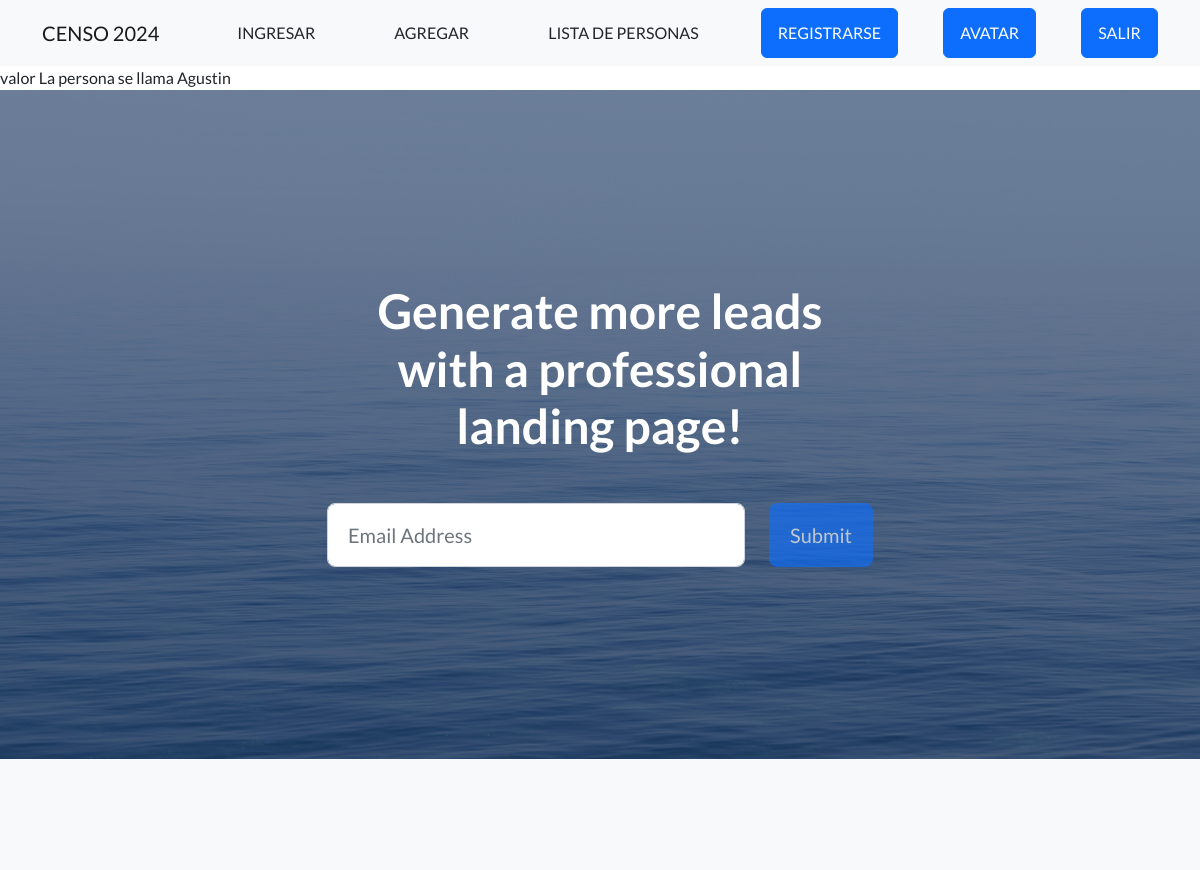
The page /app/show/ (upper part) on the database as committed earlier.
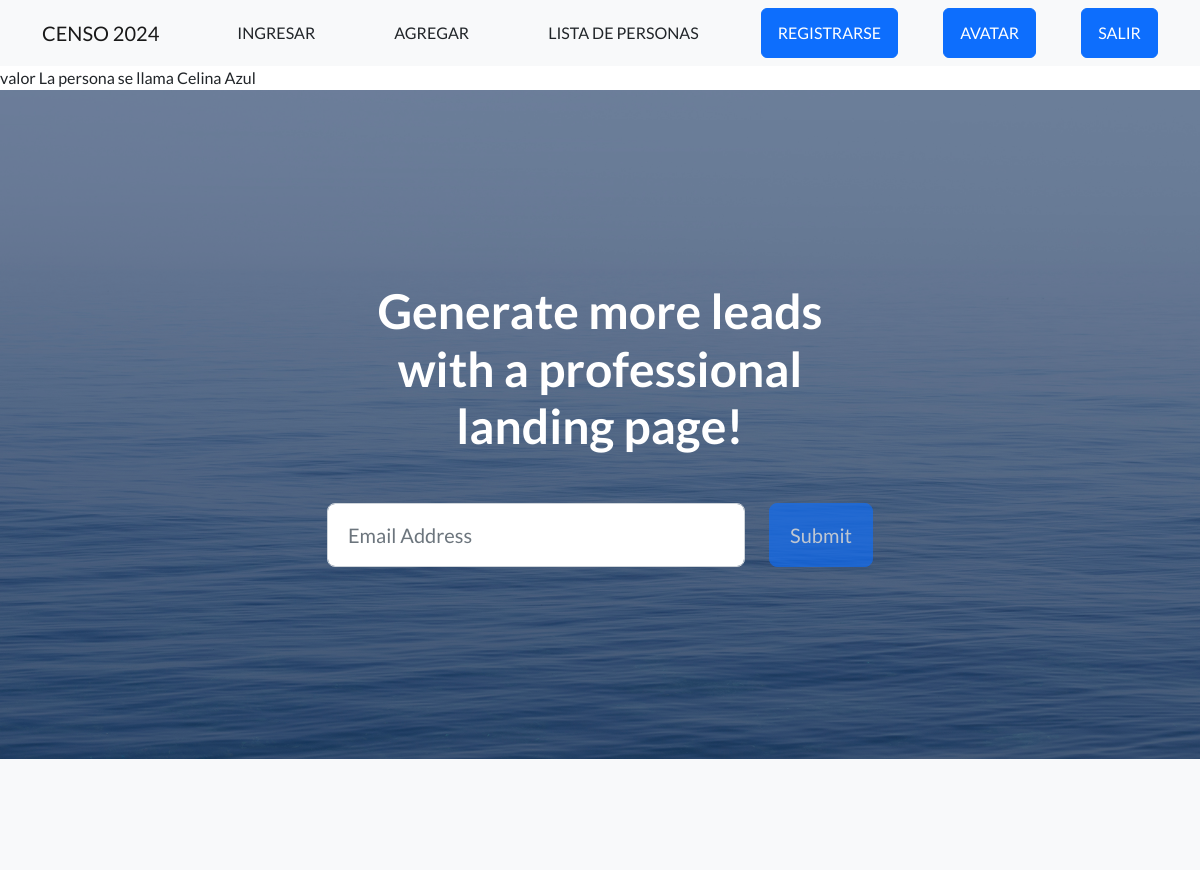
The same page on the database as committed later.
### Appcoder/models.py (models this page shows, shortened)
class Hombre(models.Model): # SE CREA MODELOS CON SUS CARACTERISTICAS
     nombre = models.CharField(max_length=40)
     apellido = models.CharField(max_length=30)
     dni = models.IntegerField()

### Appcoder/views.py (the view)
# urls.py: path('show/', show_html),
def show_html(request):
    persona = Hombre.objects.first() #BUSCA EN BASE DE DATOS Y TRAES EL PRIMERO DE LA LISTA DE PERSONAS
    contexto = {
        "persona": persona
    }
    return render(request, template_name="base.html", context=contexto)

### Templates/base.html (shortened to what this page needs)
<!DOCTYPE html>
<html lang="en">
{% load static %}
    <head>
        <link href="https://cdn.jsdelivr.net/npm/bootstrap-icons@1.5.0/font/bootstrap-icons.css" rel="stylesheet" type="text/css" />
        <link href="{% static 'css/styles.css' %}" rel="stylesheet" />
    </head>
    <body>
        {% include 'navigation/navigation.html'%}
        {% block cambio %}
        valor
        {% endblock %}
        {% if persona %}
        La persona se llama {{persona.nombre}}
        {% endif %}
        <header class="masthead">
            <div class="container position-relative">
                <div class="row justify-content-center">
                    <div class="col-xl-6">
                        <div class="text-center text-white">
                            <h1 class="mb-5">Generate more leads with a professional landing page!</h1>
                            <form class="form-subscribe" id="contactForm" data-sb-form-api-token="API_TOKEN">
                                <div class="row">
                                    <div class="col">
                                        <input class="form-control form-control-lg" id="emailAddress" type="email" placeholder="Email Address" data-sb-validations="required,email" />
                                    </div>
                                    <div class="col-auto"><button class="btn btn-primary btn-lg disabled" id="submitButton" type="submit">Submit</button></div>
                                </div>
                            </form>
                        </div>
                    </div>
                </div>
            </div>
        </header>
        <section class="features-icons bg-light text-center">
        </section>
    </body>
</html>

Rows that differ between the two databases and show on the page:
removed Hombre: nombre "Agustin"
now on this page (row edited): Hombre: nombre "Celina Azul"
